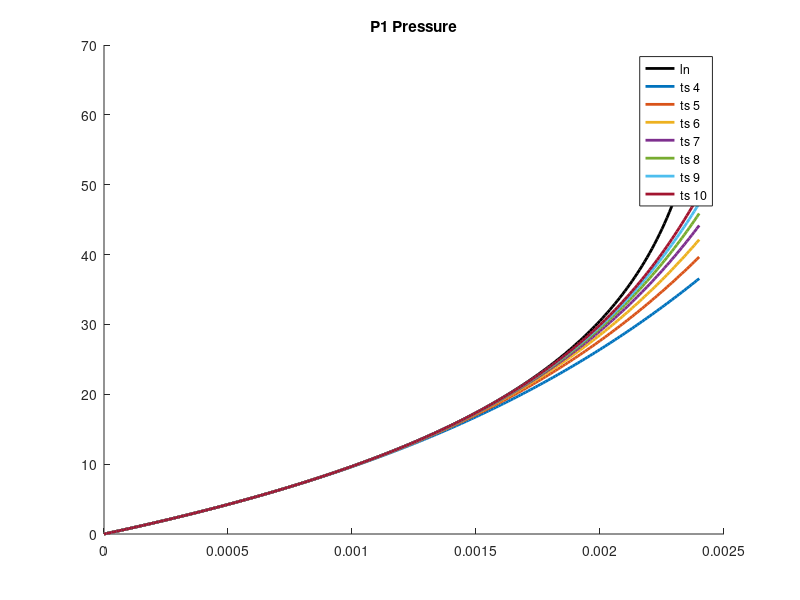
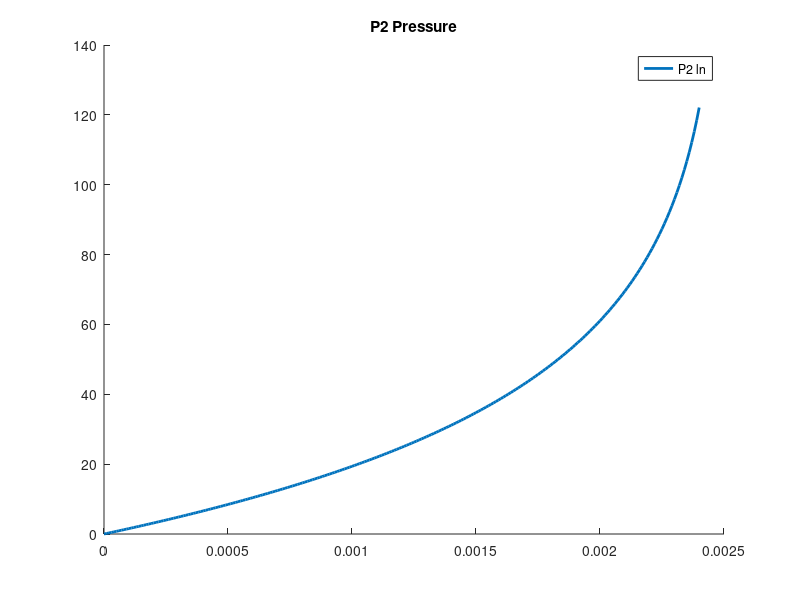

Recreate these plots in MATLAB, in order.
%% Nonlinear Elastic Foundation - Taylor Series Expansion
%========================================================

%close all; clc; clear;

E1 = 5000000;
v1 = 0.45;
h1 = 0.0025;

E2 = 10000000;
v2 = 0.45;
h2 = 0.0025;

k1 = (1-v1)*E1/((1+v1)*(1-2*v1));
k2 = (1-v2)*E2/((1+v2)*(1-2*v2));

d = 0:0.00001:0.0024;

P1 = -k1*log(1-d/h1)/10^6;
P2 = -k2*log(1-d/h2)/10^6;

%Taylor Series Expansion
%=======================
x1 = -d/h1;
ln4_P1 = (x1)-(x1).^2/2+(x1).^3/3-(x1).^4/4;
ts4_P1 = -k1*ln4_P1/10^6;

ln5_P1 = (x1)-(x1).^2/2+(x1).^3/3-(x1).^4/4+(x1).^5/5;
ts5_P1 = -k1*ln5_P1/10^6;

ln6_P1 = (x1)-(x1).^2/2+(x1).^3/3-(x1).^4/4+(x1).^5/5-(x1).^6/6;
ts6_P1 = -k1*ln6_P1/10^6;

ln7_P1 = (x1)-(x1).^2/2+(x1).^3/3-(x1).^4/4+(x1).^5/5-(x1).^6/6+(x1).^7/7;
ts7_P1 = -k1*ln7_P1/10^6;

ln8_P1 = (x1)-(x1).^2/2+(x1).^3/3-(x1).^4/4+(x1).^5/5-(x1).^6/6+(x1).^7/7-(x1).^8/8;
ts8_P1 = -k1*ln8_P1/10^6;

ln9_P1 = (x1)-(x1).^2/2+(x1).^3/3-(x1).^4/4+(x1).^5/5-(x1).^6/6+(x1).^7/7-(x1).^8/8+(x1).^9/9;
ts9_P1 = -k1*ln9_P1/10^6;

ln10_P1 = (x1)-(x1).^2/2+(x1).^3/3-(x1).^4/4+(x1).^5/5-(x1).^6/6+(x1).^7/7-(x1).^8/8+(x1).^9/9-(x1).^10/10;
ts10_P1 = -k1*ln10_P1/10^6;

% Plot Results
%=============
lw=2;

figure('name','P1 Pressure')
hold on;
title('P1 Pressure')

plot(d,P1,'k','LineWidth',lw)
plot(d,ts4_P1,'LineWidth',lw)
plot(d,ts5_P1,'LineWidth',lw)
plot(d,ts6_P1,'LineWidth',lw)
plot(d,ts7_P1,'LineWidth',lw)
plot(d,ts8_P1,'LineWidth',lw)
plot(d,ts9_P1,'LineWidth',lw)
plot(d,ts10_P1,'LineWidth',lw)
legend('ln','ts 4','ts 5','ts 6','ts 7','ts 8','ts 9','ts 10')


figure('name','P2 Pressure')
hold on;
title('P2 Pressure')

plot(d,P2,'LineWidth',lw)
%plot(d,p2P2,':','LineWidth',lw)
%plot(d,p3P2,'--','LineWidth',lw)


legend('P2 ln','P2 2nd','P2 3rd')